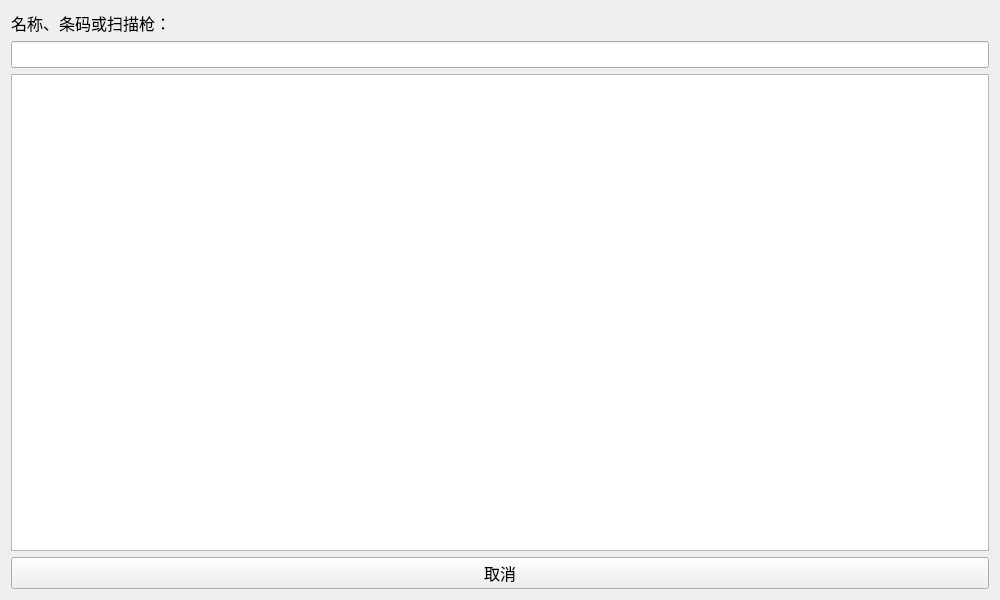
<?xml version="1.0" encoding="UTF-8"?>
<ui version="4.0">
 <class>QuickSearchDialog</class>
 <widget class="QDialog" name="QuickSearchDialog">
  <property name="windowModality">
   <enum>Qt::WindowModal</enum>
  </property>
  <property name="geometry">
   <rect>
    <x>0</x>
    <y>0</y>
    <width>1000</width>
    <height>600</height>
   </rect>
  </property>
  <property name="windowTitle">
   <string>快速搜索</string>
  </property>
  <property name="modal">
   <bool>true</bool>
  </property>
  <layout class="QVBoxLayout" name="verticalLayout">
   <item>
    <widget class="QLabel" name="label_1">
     <property name="font">
      <font>
       <pointsize>12</pointsize>
      </font>
     </property>
     <property name="text">
      <string>名称、条码或扫描枪：</string>
     </property>
    </widget>
   </item>
   <item>
    <widget class="QLineEdit" name="lineEdit_1">
     <property name="font">
      <font>
       <pointsize>12</pointsize>
      </font>
     </property>
    </widget>
   </item>
   <item>
    <widget class="QTableWidget" name="tableWidget_1">
     <property name="font">
      <font>
       <pointsize>12</pointsize>
      </font>
     </property>
    </widget>
   </item>
   <item>
    <widget class="QPushButton" name="pushButton_1">
     <property name="font">
      <font>
       <pointsize>12</pointsize>
      </font>
     </property>
     <property name="text">
      <string>取消</string>
     </property>
     <property name="autoDefault">
      <bool>false</bool>
     </property>
    </widget>
   </item>
  </layout>
 </widget>
 <resources/>
 <connections/>
</ui>
